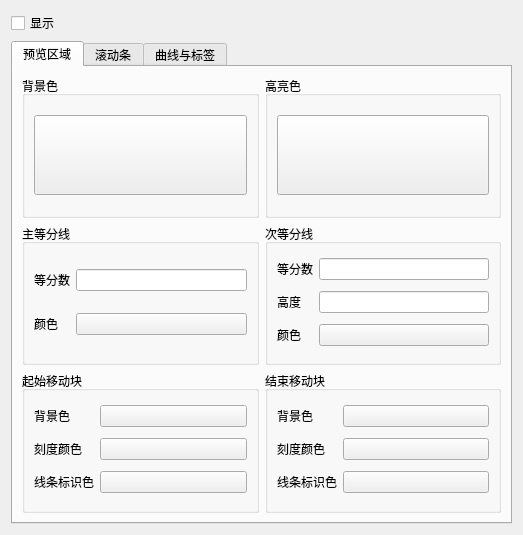
<?xml version="1.0" encoding="UTF-8"?>
<ui version="4.0">
 <class>CPreviewCurveSettingForm</class>
 <widget class="QWidget" name="CPreviewCurveSettingForm">
  <property name="geometry">
   <rect>
    <x>0</x>
    <y>0</y>
    <width>523</width>
    <height>535</height>
   </rect>
  </property>
  <property name="windowTitle">
   <string>Form</string>
  </property>
  <layout class="QGridLayout" name="gridLayout">
   <item row="0" column="0">
    <layout class="QHBoxLayout" name="horizontalLayout_2">
     <item>
      <widget class="QCheckBox" name="isVisibleCheckBox">
       <property name="text">
        <string>显示</string>
       </property>
      </widget>
     </item>
     <item>
      <spacer name="horizontalSpacer">
       <property name="orientation">
        <enum>Qt::Horizontal</enum>
       </property>
       <property name="sizeHint" stdset="0">
        <size>
         <width>40</width>
         <height>20</height>
        </size>
       </property>
      </spacer>
     </item>
    </layout>
   </item>
   <item row="1" column="0">
    <widget class="QTabWidget" name="tabWidget">
     <property name="currentIndex">
      <number>0</number>
     </property>
     <widget class="QWidget" name="tab">
      <attribute name="title">
       <string>预览区域</string>
      </attribute>
      <layout class="QGridLayout" name="gridLayout_6">
       <item row="0" column="0">
        <widget class="QGroupBox" name="groupBox">
         <property name="title">
          <string>背景色</string>
         </property>
         <layout class="QGridLayout" name="gridLayout_7">
          <item row="0" column="0">
           <widget class="CPushButton" name="backBrushButton">
            <property name="minimumSize">
             <size>
              <width>0</width>
              <height>80</height>
             </size>
            </property>
            <property name="text">
             <string/>
            </property>
           </widget>
          </item>
         </layout>
        </widget>
       </item>
       <item row="0" column="1">
        <widget class="QGroupBox" name="groupBox_5">
         <property name="title">
          <string>高亮色</string>
         </property>
         <layout class="QGridLayout" name="gridLayout_8">
          <item row="0" column="0">
           <widget class="CPushButton" name="hightLightButton">
            <property name="minimumSize">
             <size>
              <width>0</width>
              <height>80</height>
             </size>
            </property>
            <property name="text">
             <string/>
            </property>
           </widget>
          </item>
         </layout>
        </widget>
       </item>
       <item row="1" column="0">
        <widget class="QGroupBox" name="groupBox_2">
         <property name="title">
          <string>主等分线</string>
         </property>
         <layout class="QGridLayout" name="gridLayout_2">
          <item row="0" column="1">
           <widget class="QLineEdit" name="mainBisectrixLineEdit"/>
          </item>
          <item row="2" column="0">
           <widget class="QLabel" name="label_2">
            <property name="text">
             <string>颜色</string>
            </property>
           </widget>
          </item>
          <item row="2" column="1">
           <widget class="QPushButton" name="mainBisectrixColorBtn">
            <property name="text">
             <string/>
            </property>
           </widget>
          </item>
          <item row="0" column="0">
           <widget class="QLabel" name="label">
            <property name="text">
             <string>等分数</string>
            </property>
           </widget>
          </item>
         </layout>
        </widget>
       </item>
       <item row="1" column="1">
        <widget class="QGroupBox" name="groupBox_4">
         <property name="title">
          <string>次等分线</string>
         </property>
         <layout class="QGridLayout" name="gridLayout_3">
          <item row="0" column="0">
           <widget class="QLabel" name="label_3">
            <property name="text">
             <string>等分数</string>
            </property>
           </widget>
          </item>
          <item row="0" column="1">
           <widget class="QLineEdit" name="subBisectrixLineEdit"/>
          </item>
          <item row="1" column="0">
           <widget class="QLabel" name="label_4">
            <property name="text">
             <string>高度</string>
            </property>
           </widget>
          </item>
          <item row="1" column="1">
           <widget class="QLineEdit" name="subBisectrixHightLineEdit"/>
          </item>
          <item row="2" column="0">
           <widget class="QLabel" name="label_5">
            <property name="text">
             <string>颜色</string>
            </property>
           </widget>
          </item>
          <item row="2" column="1">
           <widget class="QPushButton" name="subBisectrixColorBtn">
            <property name="text">
             <string/>
            </property>
           </widget>
          </item>
         </layout>
        </widget>
       </item>
       <item row="2" column="0">
        <widget class="QGroupBox" name="groupBox_3">
         <property name="title">
          <string>起始移动块</string>
         </property>
         <layout class="QGridLayout" name="gridLayout_4">
          <item row="0" column="0">
           <widget class="QLabel" name="label_6">
            <property name="text">
             <string>背景色</string>
            </property>
           </widget>
          </item>
          <item row="0" column="1">
           <widget class="QPushButton" name="startBackColorBtn">
            <property name="sizePolicy">
             <sizepolicy hsizetype="Expanding" vsizetype="Fixed">
              <horstretch>0</horstretch>
              <verstretch>0</verstretch>
             </sizepolicy>
            </property>
            <property name="minimumSize">
             <size>
              <width>0</width>
              <height>0</height>
             </size>
            </property>
            <property name="text">
             <string/>
            </property>
           </widget>
          </item>
          <item row="1" column="0">
           <widget class="QLabel" name="label_7">
            <property name="text">
             <string>刻度颜色</string>
            </property>
           </widget>
          </item>
          <item row="1" column="1">
           <widget class="QPushButton" name="startScaleColorBtn">
            <property name="sizePolicy">
             <sizepolicy hsizetype="Expanding" vsizetype="Fixed">
              <horstretch>0</horstretch>
              <verstretch>0</verstretch>
             </sizepolicy>
            </property>
            <property name="text">
             <string/>
            </property>
           </widget>
          </item>
          <item row="2" column="0">
           <widget class="QLabel" name="label_8">
            <property name="text">
             <string>线条标识色</string>
            </property>
           </widget>
          </item>
          <item row="2" column="1">
           <widget class="QPushButton" name="startLineMarkColorBtn">
            <property name="sizePolicy">
             <sizepolicy hsizetype="Expanding" vsizetype="Fixed">
              <horstretch>0</horstretch>
              <verstretch>0</verstretch>
             </sizepolicy>
            </property>
            <property name="text">
             <string/>
            </property>
           </widget>
          </item>
         </layout>
        </widget>
       </item>
       <item row="2" column="1">
        <widget class="QGroupBox" name="groupBox_6">
         <property name="title">
          <string>结束移动块</string>
         </property>
         <layout class="QGridLayout" name="gridLayout_5">
          <item row="0" column="0">
           <widget class="QLabel" name="label_9">
            <property name="text">
             <string>背景色</string>
            </property>
           </widget>
          </item>
          <item row="4" column="0">
           <widget class="QLabel" name="label_11">
            <property name="text">
             <string>线条标识色</string>
            </property>
           </widget>
          </item>
          <item row="3" column="0">
           <widget class="QLabel" name="label_10">
            <property name="text">
             <string>刻度颜色</string>
            </property>
           </widget>
          </item>
          <item row="0" column="1">
           <widget class="QPushButton" name="endBackColorBtn">
            <property name="sizePolicy">
             <sizepolicy hsizetype="Expanding" vsizetype="Fixed">
              <horstretch>0</horstretch>
              <verstretch>0</verstretch>
             </sizepolicy>
            </property>
            <property name="minimumSize">
             <size>
              <width>0</width>
              <height>0</height>
             </size>
            </property>
            <property name="text">
             <string/>
            </property>
           </widget>
          </item>
          <item row="3" column="1">
           <widget class="QPushButton" name="endScaleColorBtn">
            <property name="sizePolicy">
             <sizepolicy hsizetype="Expanding" vsizetype="Fixed">
              <horstretch>0</horstretch>
              <verstretch>0</verstretch>
             </sizepolicy>
            </property>
            <property name="text">
             <string/>
            </property>
           </widget>
          </item>
          <item row="4" column="1">
           <widget class="QPushButton" name="endLineMarkColorBtn">
            <property name="sizePolicy">
             <sizepolicy hsizetype="Expanding" vsizetype="Fixed">
              <horstretch>0</horstretch>
              <verstretch>0</verstretch>
             </sizepolicy>
            </property>
            <property name="text">
             <string/>
            </property>
           </widget>
          </item>
         </layout>
        </widget>
       </item>
      </layout>
     </widget>
     <widget class="QWidget" name="tab_2">
      <attribute name="title">
       <string>滚动条</string>
      </attribute>
      <layout class="QGridLayout" name="gridLayout_9">
       <item row="0" column="0">
        <widget class="QGroupBox" name="groupBox_7">
         <property name="minimumSize">
          <size>
           <width>0</width>
           <height>100</height>
          </size>
         </property>
         <property name="title">
          <string>背景色</string>
         </property>
         <layout class="QGridLayout" name="gridLayout_10">
          <item row="0" column="0">
           <widget class="CPushButton" name="rollBackBrushBtn">
            <property name="sizePolicy">
             <sizepolicy hsizetype="Minimum" vsizetype="Fixed">
              <horstretch>0</horstretch>
              <verstretch>0</verstretch>
             </sizepolicy>
            </property>
            <property name="minimumSize">
             <size>
              <width>0</width>
              <height>70</height>
             </size>
            </property>
            <property name="text">
             <string/>
            </property>
           </widget>
          </item>
         </layout>
        </widget>
       </item>
       <item row="0" column="1">
        <widget class="QGroupBox" name="groupBox_8">
         <property name="minimumSize">
          <size>
           <width>0</width>
           <height>100</height>
          </size>
         </property>
         <property name="title">
          <string>滑块背景色</string>
         </property>
         <layout class="QGridLayout" name="gridLayout_11">
          <item row="0" column="0">
           <widget class="CPushButton" name="rollMoveBackBrushBtn">
            <property name="sizePolicy">
             <sizepolicy hsizetype="Minimum" vsizetype="Fixed">
              <horstretch>0</horstretch>
              <verstretch>0</verstretch>
             </sizepolicy>
            </property>
            <property name="minimumSize">
             <size>
              <width>0</width>
              <height>70</height>
             </size>
            </property>
            <property name="text">
             <string/>
            </property>
           </widget>
          </item>
         </layout>
        </widget>
       </item>
       <item row="1" column="0">
        <widget class="QGroupBox" name="groupBox_9">
         <property name="minimumSize">
          <size>
           <width>0</width>
           <height>100</height>
          </size>
         </property>
         <property name="title">
          <string>起始箭头标识背景色</string>
         </property>
         <layout class="QGridLayout" name="gridLayout_12">
          <item row="0" column="0">
           <widget class="CPushButton" name="rollStartBackBrushBtn">
            <property name="sizePolicy">
             <sizepolicy hsizetype="Minimum" vsizetype="Fixed">
              <horstretch>0</horstretch>
              <verstretch>0</verstretch>
             </sizepolicy>
            </property>
            <property name="minimumSize">
             <size>
              <width>0</width>
              <height>70</height>
             </size>
            </property>
            <property name="text">
             <string/>
            </property>
           </widget>
          </item>
         </layout>
        </widget>
       </item>
       <item row="1" column="1">
        <widget class="QGroupBox" name="groupBox_10">
         <property name="minimumSize">
          <size>
           <width>0</width>
           <height>100</height>
          </size>
         </property>
         <property name="title">
          <string>结束箭头标识背景色</string>
         </property>
         <layout class="QGridLayout" name="gridLayout_13">
          <item row="0" column="0">
           <widget class="CPushButton" name="rollEndBackBrushBtn">
            <property name="sizePolicy">
             <sizepolicy hsizetype="Minimum" vsizetype="Fixed">
              <horstretch>0</horstretch>
              <verstretch>0</verstretch>
             </sizepolicy>
            </property>
            <property name="minimumSize">
             <size>
              <width>0</width>
              <height>70</height>
             </size>
            </property>
            <property name="text">
             <string/>
            </property>
           </widget>
          </item>
         </layout>
        </widget>
       </item>
       <item row="2" column="0" colspan="2">
        <widget class="QGroupBox" name="groupBox_11">
         <property name="title">
          <string>滑块刻度颜色</string>
         </property>
         <layout class="QGridLayout" name="gridLayout_14">
          <item row="0" column="0">
           <widget class="QPushButton" name="rollScaleColorBtn">
            <property name="sizePolicy">
             <sizepolicy hsizetype="Minimum" vsizetype="Fixed">
              <horstretch>0</horstretch>
              <verstretch>0</verstretch>
             </sizepolicy>
            </property>
            <property name="text">
             <string/>
            </property>
           </widget>
          </item>
         </layout>
        </widget>
       </item>
       <item row="3" column="0" colspan="2">
        <widget class="QGroupBox" name="groupBox_12">
         <property name="title">
          <string>起始箭头标识颜色</string>
         </property>
         <layout class="QGridLayout" name="gridLayout_15">
          <item row="0" column="0">
           <widget class="QPushButton" name="rollStartArrowsColorBtn">
            <property name="sizePolicy">
             <sizepolicy hsizetype="Minimum" vsizetype="Fixed">
              <horstretch>0</horstretch>
              <verstretch>0</verstretch>
             </sizepolicy>
            </property>
            <property name="text">
             <string/>
            </property>
           </widget>
          </item>
         </layout>
        </widget>
       </item>
       <item row="4" column="0" colspan="2">
        <widget class="QGroupBox" name="groupBox_13">
         <property name="title">
          <string>结束箭头标识颜色</string>
         </property>
         <layout class="QGridLayout" name="gridLayout_16">
          <item row="0" column="0">
           <widget class="QPushButton" name="rollEndArrowsColorBtn">
            <property name="sizePolicy">
             <sizepolicy hsizetype="Minimum" vsizetype="Fixed">
              <horstretch>0</horstretch>
              <verstretch>0</verstretch>
             </sizepolicy>
            </property>
            <property name="text">
             <string/>
            </property>
           </widget>
          </item>
         </layout>
        </widget>
       </item>
      </layout>
     </widget>
     <widget class="QWidget" name="tab_3">
      <attribute name="title">
       <string>曲线与标签</string>
      </attribute>
      <layout class="QGridLayout" name="gridLayout_18">
       <item row="0" column="0">
        <widget class="QGroupBox" name="groupBox_14">
         <property name="title">
          <string>曲线</string>
         </property>
         <layout class="QGridLayout" name="gridLayout_17">
          <item row="0" column="0">
           <layout class="QHBoxLayout" name="horizontalLayout">
            <item>
             <widget class="QCheckBox" name="isCurveVisibleCheckBox">
              <property name="text">
               <string>显示</string>
              </property>
             </widget>
            </item>
            <item>
             <widget class="QLabel" name="label_12">
              <property name="text">
               <string>关联曲线</string>
              </property>
             </widget>
            </item>
            <item>
             <widget class="QComboBox" name="curveBoundedComboBox"/>
            </item>
           </layout>
          </item>
         </layout>
        </widget>
       </item>
       <item row="1" column="0">
        <spacer name="verticalSpacer">
         <property name="orientation">
          <enum>Qt::Vertical</enum>
         </property>
         <property name="sizeHint" stdset="0">
          <size>
           <width>20</width>
           <height>383</height>
          </size>
         </property>
        </spacer>
       </item>
      </layout>
     </widget>
    </widget>
   </item>
  </layout>
 </widget>
 <customwidgets>
  <customwidget>
   <class>CPushButton</class>
   <extends>QPushButton</extends>
   <header location="global">./ConfigForm/Basic/CPushButton.h</header>
  </customwidget>
 </customwidgets>
 <resources/>
 <connections/>
</ui>
